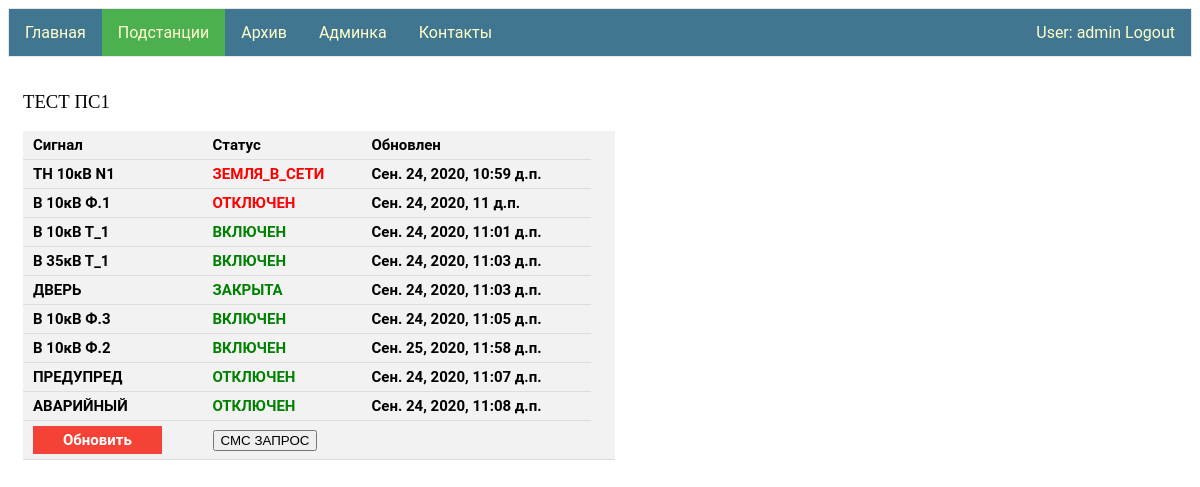
Page /ps/ТЕСТ ПС1/ (signed in) on the committed database.
### signal_PS/models.py (models this page shows)
class Signal(models.Model):
    type = models.ForeignKey(Signal_type, on_delete=models.CASCADE)
    voltage = models.ForeignKey(Voltage,null=True,blank=True, on_delete=models.SET_NULL)
    name = models.CharField(max_length=50,blank=True)
    status = models.ForeignKey(Signal_status, on_delete=models.CASCADE)
    ps = models.ForeignKey(Ps, on_delete=models.CASCADE)
    date_up = models.DateTimeField()

class Signal_type(models.Model):
    type = models.CharField(max_length=12, primary_key=True)
    inversion = models.BooleanField()

class Voltage(models.Model):
    value = models.CharField(max_length=10, primary_key=True)

class Signal_status(models.Model):
    status = models.CharField(max_length=30, primary_key=True)
    boolean_status = models.BooleanField()

### signal_PS/views.py (the view)
# urls.py: path('<str:name_ps>/', views.views_ps),
@login_required
def views_ps(request, name_ps):
    signals = get_signals_of_ps(name_ps)
    sms_request = SmsRequest()
    status = ""
    if request.method == "POST":
        number_ps = get_ps_tel_number(name_ps)
        sms_request.set_sending_status(number_ps)
        status = ">>> отправлено"
    data = {"signals": signals, "name": name_ps, "status": status}
    return render(request, "PS.html", context=data)

### signal_PS/templates/PS.html (shortened to what this page needs)
{% extends "base.html" %}
{% block li2 %}<a class="active" href="/ps">Подстанции</a>{% endblock li2 %}
{% block logic1 %}
<div class="column">
    <h3 style="font-family:verdana;"> {{name}} </h3>
 {% if signals.count > 0 %}
    <table >
      <tr><th>Сигнал</th><th>Статус</th><th>Обновлен</th></tr>
        {% for  signal in signals %}
            <tr><th>{{ signal.type.type }} {{ signal.voltage.value }} {{ signal.name }} </th>
                {% if signal.type.inversion == signal.status.boolean_status %}
                <th style="color:Red;">{{ signal.status.status }}</th>
                {% else %}
                <th style="color:Green;">{{ signal.status.status }}</th>
                {% endif %}
            <th> {{ signal.date_up }} </th></tr>
        {% endfor %}
    <tr><th><a id="para1" href="/ps/{{name}}">Обновить</a></th><th><form  method="POST">
        <input type="submit" value="СМС ЗАПРОС"></form></th><th style="color:MediumSeaGreen;">{{status}}</th><th><tr>
    </table>
    {% else %}
        <h3 style="font-family:verdana;"> нет данных </h3>
        <form  method="POST"><input type="submit" value="СМС ЗАПРОС"></form>
 {% endif %}
    </div>
{% endblock logic1 %}

### my_app/templates/base.html (shortened to what this page needs)
<!DOCTYPE html>
{% load staticfiles %}
<html>
<head>
   <link rel="stylesheet" href={% static "css/styles.css" %} />
</head>
<body>
    {% if user.is_authenticated %}
        <ul>
            <li>{% block li1 %}<a href="/">Главная</a>{% endblock li1 %}</li>
            <li>{% block li2 %}<a href="/ps">Подстанции</a>{% endblock li2 %}</li>
            <li>{% block li5 %}<a href="/archive">Архив</a>{% endblock li5 %}</li>
            {% if perms.my_app.staff %}
                <li>{% block li4 %}<a href="admin/" target="_blank">Админка</a>{% endblock li4 %}</li>
            {% endif %}
                <li style="float:right"><a  href="{% url 'logout'%}?next={{request.path}}">User: {{ user.get_username }} Logout</a></li>
            {% else %}
                <li style="float:right"><a href="{% url 'login'%}?next={{request.path}}">Login</a></li>
            {% endif %}
             <li>{% block li3 %}<a href="/contacts">Контакты</a>{% endblock li3 %}</li>
        </ul>
  {% block logic1 %}{% endblock logic1 %}
</body>
</html>

### my_app/static/css/styles.css (style rules this page uses)
ul { font-family: "Roboto","Lucida Grande","DejaVu Sans","Bitstream Vera Sans",Verdana,Arial,sans-serif; list-style-type: none; margin: 0; padding: 0; overflow: hidden; border: 1px solid #e7e7e7; background-color: #417690; }
#para1 { background-color: #f44336; color: white; padding: 5px 30px; text-align: center; text-decoration: none; display: inline-block; }
li { float: left; }
li a { display: block; color: #ffc; text-align: center; padding: 14px 16px; text-decoration: none; }
h3 { font-family: 'Roboto'; src: url('../fonts/Roboto-Bold-webfont.woff'); font-weight: 500; text-align: center; }
.active { background-color: #4CAF50; }

### signal_PS/templates/PS.html (style rules this page uses)
.column { float: left; width: 50%; padding: 15px; }
h3 { text-align: left; }
table { border-collapse: collapse; width: 100%; background-color: #f2f2f2; }
th, td { font-family: 'Roboto'; src: url('../fonts/Roboto-Bold-webfont.woff'); padding: 5px 10px; text-align: left; border-bottom: 1px solid #ddd; font-size: 15px }

### rows in the picture
Signal: type.type "ТН", voltage.value "10кВ", name "N1", status.status "ЗЕМЛЯ_В_СЕТИ", date_up "Сен. 24, 2020, 10:59 д.п."
Signal: type.type "В", voltage.value "10кВ", name "Ф.1", status.status "ОТКЛЮЧЕН", date_up "Сен. 24, 2020, 11 д.п."
Signal: type.type "В", voltage.value "10кВ", name "Т_1", status.status "ВКЛЮЧЕН", date_up "Сен. 24, 2020, 11:01 д.п."
Signal: type.type "В", voltage.value "35кВ", name "Т_1", status.status "ВКЛЮЧЕН", date_up "Сен. 24, 2020, 11:03 д.п."
Signal: type.type "ДВЕРЬ", status.status "ЗАКРЫТА", date_up "Сен. 24, 2020, 11:03 д.п."
Signal: type.type "В", voltage.value "10кВ", name "Ф.3", status.status "ВКЛЮЧЕН", date_up "Сен. 24, 2020, 11:05 д.п."
Signal: type.type "В", voltage.value "10кВ", name "Ф.2", status.status "ВКЛЮЧЕН", date_up "Сен. 25, 2020, 11:58 д.п."
Signal: type.type "ПРЕДУПРЕД", status.status "ОТКЛЮЧЕН", date_up "Сен. 24, 2020, 11:07 д.п."
Signal: type.type "АВАРИЙНЫЙ", status.status "ОТКЛЮЧЕН", date_up "Сен. 24, 2020, 11:08 д.п."

### other values in the picture
{{ user.get_username }} "admin"
{{ name }} "ТЕСТ ПС1"
